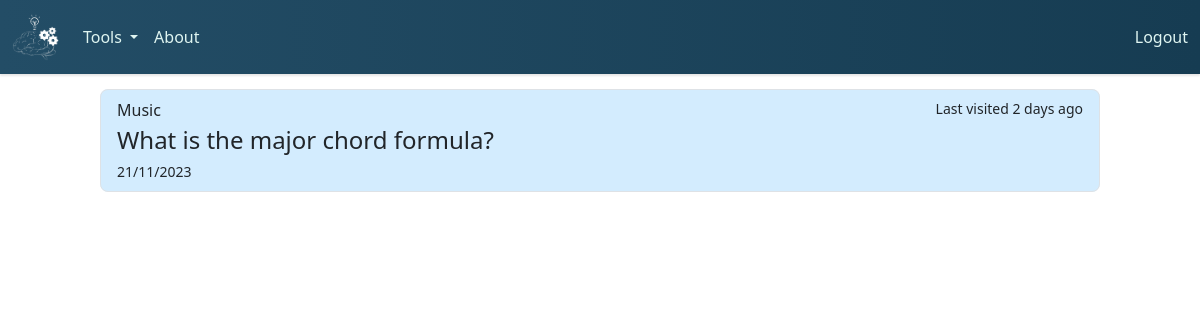
The app's page /flashcards (signed in), older data.
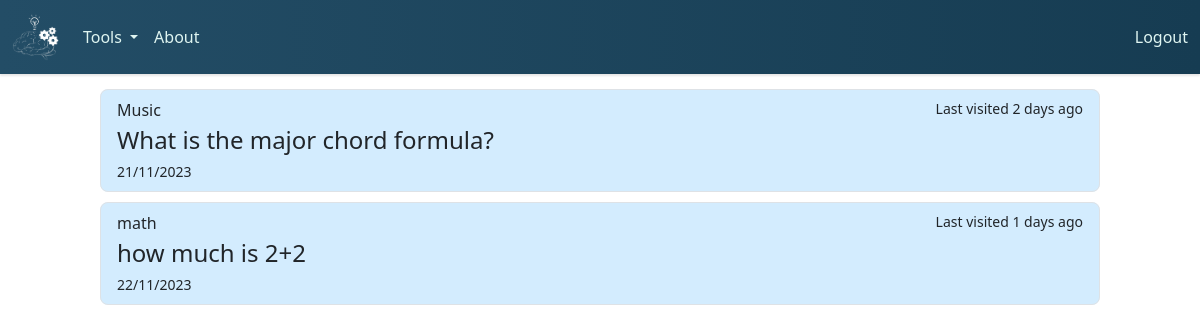
The same page, newer data.
### tables this page shows
CREATE TABLE flashcards (
    id INTEGER PRIMARY KEY,
    user_id INTEGER,
    topic TEXT,
    question TEXT,
    answer TEXT,
    timestamp DATETIME DEFAULT CURRENT_TIMESTAMP,
    FOREIGN KEY (user_id) REFERENCES users(user_id)
);

### app/app.py (the view)
@app.route("/flashcards", methods=["GET", "POST"])
@login_required
def flashcards():
    user_id = session.get("user_id")
    user_flashcards = get_flashcards(user_id)
    for flashcard in user_flashcards:
        flashcard["time_ago"] = get_date_difference(flashcard["timestamp"])
    print(user_flashcards)
    if request.method == "POST":
        return
    else:
        return render_template("flashcards.html", flashcards=user_flashcards)

### app/app.py (called while the page is built)
@app.after_request
def after_request(response):
    response.headers["Cache-Control"] = "no-cache, no-store, must-revalidate"
    response.headers["Expires"] = 0
    response.headers["Pragma"] = "no-cache"
    return response

### app/helpers.py (called while the page is built)
def get_db():
    db = getattr(g, "_database", None)
    if db is None:
        db = g._database = sqlite3.connect("../db/learning.db")
    return db

def get_flashcards(user_id):
    user_flashcards = []
    with get_db() as db:
        cursor = db.cursor()
        cursor.execute("SELECT topic, question, answer, timestamp FROM flashcards WHERE user_id = ?",
                   (user_id,))
        rows = cursor.fetchall()
        for row in rows:
            timestamp_str = row[3]
            timestamp = datetime.strptime(timestamp_str, "%Y-%m-%d %H:%M:%S")
            flashcards_dict = {
                "topic": row[0],
                "question": row[1],
                "answer" : row[2],
                "timestamp": timestamp.strftime("%d/%m/%Y")
            }
            user_flashcards.append(flashcards_dict)
    return user_flashcards

def get_date_difference(date):
    date_object = datetime.strptime(date, "%d/%m/%Y")
    current_date = datetime.now()
    date_difference = current_date - date_object
    days_difference = date_difference.days
    return days_difference

def login_required(f):
    @wraps(f)
    def decorated_function(*args, **kwargs):
        if session.get("user_id") is None:
            return redirect("/login")
        return f(*args, **kwargs)
    return decorated_function

### app/templates/flashcards.html (shortened to what this page needs)
{% extends "layout.html" %}
{% block main %}
    <link rel="stylesheet" href="../static/css/flashcards.css">
    {% if flashcards %}
        <div id="flashcards" class="buttons-container">
            {% for flashcard in flashcards %}
                <ul class="list-group buttons">
                    <a href="#" class="list-group-item list-group-item-action flex-column align-items-start buttons">
                        <div class="d-flex w-100 justify-content-between">
                            <p class="mb-1">{{ flashcard["topic"] }}</p>
                            <small>Last visited {{ flashcard["time_ago"] }} days ago</small>
                        </div>
                        <h4 class="mb-1">{{ flashcard["question"] }}</h4>
                        <small>{{ flashcard["timestamp"] }}</small>
                    </a>
                </ul>
            {% endfor %}
        </div>
    {% endif %}
{% endblock %}

### app/templates/layout.html (shortened to what this page needs)
<!DOCTYPE html>
<html lang="en">
<head>
    <link rel="stylesheet" href="../static/js/node_modules/bootstrap/dist/css/bootstrap.min.css">
    <link rel="stylesheet" href="../static/css/layout.css">
</head>
<body>
    <nav class="navbar navbar-expand-lg bg-navy">
        <div class="container-fluid">
            <a class="navbar-elements navbar-brand" href="/" >
                <img src="../static/images/logo_inverse.png" id="navbar-logo">
            </a>
        <div class="collapse navbar-collapse" id="navbarSupportedContent">
            <ul class="navbar-nav me-auto mb-2 mb-lg-0">
                <li class="nav-item dropdown">
                    <a class="navbar-elements nav-link dropdown-toggle" href="#" role="button" data-bs-toggle="dropdown" aria-expanded="false">
                    Tools
                    </a>
                </li>
                <li class="nav-item">
                    <a class="nav-link navbar-elements" aria-current="page" href="/about">About</a>
                </li>
            </ul>
        <a class="nav-link navbar-elements" aria-current="page" href="/logout">Logout</a>
        </div>
    </nav>
    <main>
        {% block main %}{% endblock %}
    </main>
</body>
</html>

### app/static/css/layout.css (style rules this page uses)
.navbar-elements, .dropdown-item { color: #dff5f1; }
.bg-navy { background: linear-gradient(90deg, #234d66, #163c52); box-shadow: 0 2px 2px rgba(0, 0, 0, 0.1); }
#navbar-logo { max-height: 6vh; }

### app/static/css/flashcards.css (style rules this page uses)
.buttons { background-color: #b5ddfb5d; width: 125vh; border-radius: 8px; }
.buttons-container { display: flex; flex-direction: column; align-items: center; justify-content: center; margin: 10px; padding: 5px; }
.buttons-container ul { margin-bottom: 10px; }

Row changes from the older to the newer data that the page shows:
added flashcards: topic "math", time_ago "1", question "how much is 2+2", timestamp "22/11/2023"
